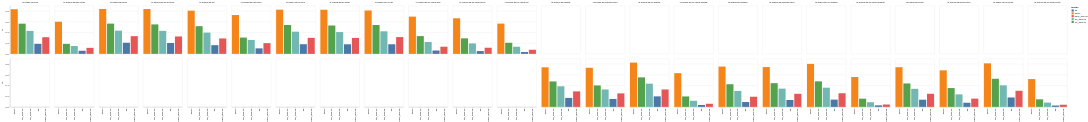

Notebook code cell kept with this figure:
### Code cell
alt.Chart(melt).mark_bar().encode(
    x=alt.X('metric:N', sort=model_order, title=None),
    y=alt.Y('value:Q', title=None),
    color=alt.Color('metric:N'),
    column=alt.Column('run_id:N', title=None),
    row=alt.Row('track:N', title=None),
    tooltip=['run_id:N','track:N','preprocessing:N', alt.Tooltip('value:Q', format='.4f')]
).properties(
    width=180,
    height=220
)

### Figure 1 — Vega-Lite specification as saved in the notebook (floating-point values rounded to 4 significant figures)
{"config": {"view": {"continuousWidth": 300, "continuousHeight": 300}}, "data": {"name": "data-92fb5e6e51b5ef8b154d1d12ca2a3bac"}, "mark": {"type": "bar"}, "encoding": {"color": {"field": "metric", "type": "nominal"}, "column": {"field": "run_id", "title": null, "type": "nominal"}, "row": {"field": "track", "title": null, "type": "nominal"}, "tooltip": [{"field": "run_id", "type": "nominal"}, {"field": "track", "type": "nominal"}, {"field": "preprocessing", "type": "nominal"}, {"field": "value", "format": ".4f", "type": "quantitative"}], "x": {"field": "metric", "sort": ["t1-exp01-bp-bce", "t1-exp02-bp-bce-rot10", "t1-exp03-bp-focal", "t1-exp04-bp-focal-rot10", "t1-exp05-bp-rat", "t1-exp06-bp-rat-rot10", "t3-exp09-bp-proto", "t3-exp10-bp-proto-rot10", "t3-exp05-bp-supmin", "t3-exp06-bp-supmin-rot10", "t3-exp01-bp-supstd", "t3-exp02-bp-supstd-rot10", "t1-exp07-bp-sc-bce", "t1-exp08-bp-sc-focal", "t1-exp09-bp-sc-rat", "t3-exp11-bp-sc-proto", "t3-exp07-bp-sc-supmin", "t3-exp03-bp-sc-supstd", "t1-exp10-bp-sc-norm-bce", "t1-exp11-bp-sc-norm-focal", "t1-exp12-bp-sc-norm-rat", "t3-exp12-bp-sc-norm-proto", "t3-exp08-bp-sc-norm-supmin", "t3-exp04-bp-sc-norm-supstd"], "title": null, "type": "nominal"}, "y": {"field": "value", "title": null, "type": "quantitative"}}, "height": 220, "width": 180, "$schema": "https://vega.github.io/schema/vega-lite/v6.1.0.json", "datasets": {"data-92fb5e6e51b5ef8b154d1d12ca2a3bac": [{"run_id": "t1-exp01-bp-bce", "track": "t1", "preprocessing": "bp", "metric": "auroc", "value": 0.8339}, {"run_id": "t1-exp02-bp-bce-rot10", "track": "t1", "preprocessing": "bp", "metric": "auroc", "value": 0.6002}, {"run_id": "t1-exp03-bp-focal", "track": "t1", "preprocessing": "bp", "metric": "auroc", "value": 0.8388}, {"run_id": "t1-exp04-bp-focal-rot10", "track": "t1", "preprocessing": "bp", "metric": "auroc", "value": 0.8371}, {"run_id": "t1-exp05-bp-rat", "track": "t1", "preprocessing": "bp", "metric": "auroc", "value": 0.8066}, {"run_id": "t1-exp06-bp-rat-rot10", "track": "t1", "preprocessing": "bp", "metric": "auroc", "value": 0.7255}, {"run_id": "t1-exp07-bp-sc-bce", "track": "t1", "preprocessing": "bp_sc", "metric": "auroc", "value": 0.8259}, {"run_id": "t1-exp08-bp-sc-focal", "track": "t1", "preprocessing": "bp_sc", "metric": "auroc", "value": 0.8241}, {"run_id": "t1-exp09-bp-sc-rat", "track": "t1", "preprocessing": "bp_sc", "metric": "auroc", "value": 0.8106}, {"run_id": "t1-exp10-bp-sc-norm-bce", "track": "t1", "preprocessing": "bp_sc_norm", "metric": "auroc", "value": 0.6962}, {"run_id": "t1-exp11-bp-sc-norm-focal", "track": "t1", "preprocessing": "bp_sc_norm", "metric": "auroc", "value": 0.6651}, {"run_id": "t1-exp12-bp-sc-norm-rat", "track": "t1", "preprocessing": "bp_sc_norm", "metric": "auroc", "value": 0.5654}, {"run_id": "t3-exp01-bp-supstd", "track": "t3", "preprocessing": "bp", "metric": "auroc", "value": 0.7394}, {"run_id": "t3-exp02-bp-supstd-rot10", "track": "t3", "preprocessing": "bp", "metric": "auroc", "value": 0.7306}, {"run_id": "t3-exp03-bp-sc-supstd", "track": "t3", "preprocessing": "bp_sc", "metric": "auroc", "value": 0.8271}, {"run_id": "t3-exp04-bp-sc-norm-supstd", "track": "t3", "preprocessing": "bp_sc_norm", "metric": "auroc", "value": 0.6293}, {"run_id": "t3-exp05-bp-supmin", "track": "t3", "preprocessing": "bp", "metric": "auroc", "value": 0.753}, {"run_id": "t3-exp06-bp-supmin-rot10", "track": "t3", "preprocessing": "bp", "metric": "auroc", "value": 0.7437}, {"run_id": "t3-exp07-bp-sc-supmin", "track": "t3", "preprocessing": "bp_sc", "metric": "auroc", "value": 0.8029}, {"run_id": "t3-exp08-bp-sc-norm-supmin", "track": "t3", "preprocessing": "bp_sc_norm", "metric": "auroc", "value": 0.5575}, {"run_id": "t3-exp09-bp-proto", "track": "t3", "preprocessing": "bp", "metric": "auroc", "value": 0.7409}, {"run_id": "t3-exp10-bp-proto-rot10", "track": "t3", "preprocessing": "bp", "metric": "auroc", "value": 0.6825}, {"run_id": "t3-exp11-bp-sc-proto", "track": "t3", "preprocessing": "bp_sc", "metric": "auroc", "value": 0.8129}, {"run_id": "t3-exp12-bp-sc-norm-proto", "track": "t3", "preprocessing": "bp_sc_norm", "metric": "auroc", "value": 0.5189}, {"run_id": "t1-exp01-bp-bce", "track": "t1", "preprocessing": "bp", "metric": "tpr_top0.10", "value": 0.5641}, {"run_id": "t1-exp02-bp-bce-rot10", "track": "t1", "preprocessing": "bp", "metric": "tpr_top0.10", "value": 0.187}, {"run_id": "t1-exp03-bp-focal", "track": "t1", "preprocessing": "bp", "metric": "tpr_top0.10", "value": 0.5653}, {"run_id": "t1-exp04-bp-focal-rot10", "track": "t1", "preprocessing": "bp", "metric": "tpr_top0.10", "value": 0.5506}, {"run_id": "t1-exp05-bp-rat", "track": "t1", "preprocessing": "bp", "metric": "tpr_top0.10", "value": 0.5175}, {"run_id": "t1-exp06-bp-rat-rot10", "track": "t1", "preprocessing": "bp", "metric": "tpr_top0.10", "value": 0.3047}, {"run_id": "t1-exp07-bp-sc-bce", "track": "t1", "preprocessing": "bp_sc", "metric": "tpr_top0.10", "value": 0.5395}, {"run_id": "t1-exp08-bp-sc-focal", "track": "t1", "preprocessing": "bp_sc", "metric": "tpr_top0.10", "value": 0.5297}, {"run_id": "t1-exp09-bp-sc-rat", "track": "t1", "preprocessing": "bp_sc", "metric": "tpr_top0.10", "value": 0.5395}, {"run_id": "t1-exp10-bp-sc-norm-bce", "track": "t1", "preprocessing": "bp_sc_norm", "metric": "tpr_top0.10", "value": 0.3323}, {"run_id": "t1-exp11-bp-sc-norm-focal", "track": "t1", "preprocessing": "bp_sc_norm", "metric": "tpr_top0.10", "value": 0.29}, {"run_id": "t1-exp12-bp-sc-norm-rat", "track": "t1", "preprocessing": "bp_sc_norm", "metric": "tpr_top0.10", "value": 0.2072}, {"run_id": "t3-exp01-bp-supstd", "track": "t3", "preprocessing": "bp", "metric": "tpr_top0.10", "value": 0.4752}, {"run_id": "t3-exp02-bp-supstd-rot10", "track": "t3", "preprocessing": "bp", "metric": "tpr_top0.10", "value": 0.4004}, {"run_id": "t3-exp03-bp-sc-supstd", "track": "t3", "preprocessing": "bp_sc", "metric": "tpr_top0.10", "value": 0.5512}, {"run_id": "t3-exp04-bp-sc-norm-supstd", "track": "t3", "preprocessing": "bp_sc_norm", "metric": "tpr_top0.10", "value": 0.1944}, {"run_id": "t3-exp05-bp-supmin", "track": "t3", "preprocessing": "bp", "metric": "tpr_top0.10", "value": 0.4231}, {"run_id": "t3-exp06-bp-supmin-rot10", "track": "t3", "preprocessing": "bp", "metric": "tpr_top0.10", "value": 0.4433}, {"run_id": "t3-exp07-bp-sc-supmin", "track": "t3", "preprocessing": "bp_sc", "metric": "tpr_top0.10", "value": 0.477}, {"run_id": "t3-exp08-bp-sc-norm-supmin", "track": "t3", "preprocessing": "bp_sc_norm", "metric": "tpr_top0.10", "value": 0.1533}, {"run_id": "t3-exp09-bp-proto", "track": "t3", "preprocessing": "bp", "metric": "tpr_top0.10", "value": 0.4378}, {"run_id": "t3-exp10-bp-proto-rot10", "track": "t3", "preprocessing": "bp", "metric": "tpr_top0.10", "value": 0.3513}, {"run_id": "t3-exp11-bp-sc-proto", "track": "t3", "preprocessing": "bp_sc", "metric": "tpr_top0.10", "value": 0.5248}, {"run_id": "t3-exp12-bp-sc-norm-proto", "track": "t3", "preprocessing": "bp_sc_norm", "metric": "tpr_top0.10", "value": 0.141}, {"run_id": "t1-exp01-bp-bce", "track": "t1", "preprocessing": "bp", "metric": "tpr_top0.05", "value": 0.4292}, {"run_id": "t1-exp02-bp-bce-rot10", "track": "t1", "preprocessing": "bp", "metric": "tpr_top0.05", "value": 0.1465}, {"run_id": "t1-exp03-bp-focal", "track": "t1", "preprocessing": "bp", "metric": "tpr_top0.05", "value": 0.4335}, {"run_id": "t1-exp04-bp-focal-rot10", "track": "t1", "preprocessing": "bp", "metric": "tpr_top0.05", "value": 0.4304}, {"run_id": "t1-exp05-bp-rat", "track": "t1", "preprocessing": "bp", "metric": "tpr_top0.05", "value": 0.3973}, {"run_id": "t1-exp06-bp-rat-rot10", "track": "t1", "preprocessing": "bp", "metric": "tpr_top0.05", "value": 0.26}, {"run_id": "t1-exp07-bp-sc-bce", "track": "t1", "preprocessing": "bp_sc", "metric": "tpr_top0.05", "value": 0.4151}, {"run_id": "t1-exp08-bp-sc-focal", "track": "t1", "preprocessing": "bp_sc", "metric": "tpr_top0.05", "value": 0.4071}, {"run_id": "t1-exp09-bp-sc-rat", "track": "t1", "preprocessing": "bp_sc", "metric": "tpr_top0.05", "value": 0.4218}, {"run_id": "t1-exp10-bp-sc-norm-bce", "track": "t1", "preprocessing": "bp_sc_norm", "metric": "tpr_top0.05", "value": 0.2213}, {"run_id": "t1-exp11-bp-sc-norm-focal", "track": "t1", "preprocessing": "bp_sc_norm", "metric": "tpr_top0.05", "value": 0.195}, {"run_id": "t1-exp12-bp-sc-norm-rat", "track": "t1", "preprocessing": "bp_sc_norm", "metric": "tpr_top0.05", "value": 0.1337}, {"run_id": "t3-exp01-bp-supstd", "track": "t3", "preprocessing": "bp", "metric": "tpr_top0.05", "value": 0.3844}, {"run_id": "t3-exp02-bp-supstd-rot10", "track": "t3", "preprocessing": "bp", "metric": "tpr_top0.05", "value": 0.325}, {"run_id": "t3-exp03-bp-sc-supstd", "track": "t3", "preprocessing": "bp_sc", "metric": "tpr_top0.05", "value": 0.4335}, {"run_id": "t3-exp04-bp-sc-norm-supstd", "track": "t3", "preprocessing": "bp_sc_norm", "metric": "tpr_top0.05", "value": 0.1134}, {"run_id": "t3-exp05-bp-supmin", "track": "t3", "preprocessing": "bp", "metric": "tpr_top0.05", "value": 0.298}, {"run_id": "t3-exp06-bp-supmin-rot10", "track": "t3", "preprocessing": "bp", "metric": "tpr_top0.05", "value": 0.3409}, {"run_id": "t3-exp07-bp-sc-supmin", "track": "t3", "preprocessing": "bp_sc", "metric": "tpr_top0.05", "value": 0.3587}, {"run_id": "t3-exp08-bp-sc-norm-supmin", "track": "t3", "preprocessing": "bp_sc_norm", "metric": "tpr_top0.05", "value": 0.08645}, {"run_id": "t3-exp09-bp-proto", "track": "t3", "preprocessing": "bp", "metric": "tpr_top0.05", "value": 0.3372}, {"run_id": "t3-exp10-bp-proto-rot10", "track": "t3", "preprocessing": "bp", "metric": "tpr_top0.05", "value": 0.2336}, {"run_id": "t3-exp11-bp-sc-proto", "track": "t3", "preprocessing": "bp_sc", "metric": "tpr_top0.05", "value": 0.4022}, {"run_id": "t3-exp12-bp-sc-norm-proto", "track": "t3", "preprocessing": "bp_sc_norm", "metric": "tpr_top0.05", "value": 0.07971}, {"run_id": "t1-exp01-bp-bce", "track": "t1", "preprocessing": "bp", "metric": "ap", "value": 0.1879}, {"run_id": "t1-exp02-bp-bce-rot10", "track": "t1", "preprocessing": "bp", "metric": "ap", "value": 0.05826}, {"run_id": "t1-exp03-bp-focal", "track": "t1", "preprocessing": "bp", "metric": "ap", "value": 0.208}, {"run_id": "t1-exp04-bp-focal-rot10", "track": "t1", "preprocessing": "bp", "metric": "ap", "value": 0.2033}, {"run_id": "t1-exp05-bp-rat", "track": "t1", "preprocessing": "bp", "metric": "ap", "value": 0.163}, {"run_id": "t1-exp06-bp-rat-rot10", "track": "t1", "preprocessing": "bp", "metric": "ap", "value": 0.1032}, {"run_id": "t1-exp07-bp-sc-bce", "track": "t1", "preprocessing": "bp_sc", "metric": "ap", "value": 0.1804}, {"run_id": "t1-exp08-bp-sc-focal", "track": "t1", "preprocessing": "bp_sc", "metric": "ap", "value": 0.1793}, {"run_id": "t1-exp09-bp-sc-rat", "track": "t1", "preprocessing": "bp_sc", "metric": "ap", "value": 0.1794}, {"run_id": "t1-exp10-bp-sc-norm-bce", "track": "t1", "preprocessing": "bp_sc_norm", "metric": "ap", "value": 0.06336}, {"run_id": "t1-exp11-bp-sc-norm-focal", "track": "t1", "preprocessing": "bp_sc_norm", "metric": "ap", "value": 0.05267}, {"run_id": "t1-exp12-bp-sc-norm-rat", "track": "t1", "preprocessing": "bp_sc_norm", "metric": "ap", "value": 0.03461}, {"run_id": "t3-exp01-bp-supstd", "track": "t3", "preprocessing": "bp", "metric": "ap", "value": 0.1678}, {"run_id": "t3-exp02-bp-supstd-rot10", "track": "t3", "preprocessing": "bp", "metric": "ap", "value": 0.1486}, {"run_id": "t3-exp03-bp-sc-supstd", "track": "t3", "preprocessing": "bp_sc", "metric": "ap", "value": 0.1962}, {"run_id": "t3-exp04-bp-sc-norm-supstd", "track": "t3", "preprocessing": "bp_sc_norm", "metric": "ap", "value": 0.03594}, {"run_id": "t3-exp05-bp-supmin", "track": "t3", "preprocessing": "bp", "metric": "ap", "value": 0.09039}, {"run_id": "t3-exp06-bp-supmin-rot10", "track": "t3", "preprocessing": "bp", "metric": "ap", "value": 0.1289}, {"run_id": "t3-exp07-bp-sc-supmin", "track": "t3", "preprocessing": "bp_sc", "metric": "ap", "value": 0.1355}, {"run_id": "t3-exp08-bp-sc-norm-supmin", "track": "t3", "preprocessing": "bp_sc_norm", "metric": "ap", "value": 0.02894}, {"run_id": "t3-exp09-bp-proto", "track": "t3", "preprocessing": "bp", "metric": "ap", "value": 0.1344}, {"run_id": "t3-exp10-bp-proto-rot10", "track": "t3", "preprocessing": "bp", "metric": "ap", "value": 0.07721}, {"run_id": "t3-exp11-bp-sc-proto", "track": "t3", "preprocessing": "bp_sc", "metric": "ap", "value": 0.1756}, {"run_id": "t3-exp12-bp-sc-norm-proto", "track": "t3", "preprocessing": "bp_sc_norm", "metric": "ap", "value": 0.02523}, {"run_id": "t1-exp01-bp-bce", "track": "t1", "preprocessing": "bp", "metric": "pauc_fpr0.05", "value": 0.3111}, {"run_id": "t1-exp02-bp-bce-rot10", "track": "t1", "preprocessing": "bp", "metric": "pauc_fpr0.05", "value": 0.1125}, {"run_id": "t1-exp03-bp-focal", "track": "t1", "preprocessing": "bp", "metric": "pauc_fpr0.05", "value": 0.331}, {"run_id": "t1-exp04-bp-focal-rot10", "track": "t1", "preprocessing": "bp", "metric": "pauc_fpr0.05", "value": 0.3253}, {"run_id": "t1-exp05-bp-rat", "track": "t1", "preprocessing": "bp", "metric": "pauc_fpr0.05", "value": 0.2883}, {"run_id": "t1-exp06-bp-rat-rot10", "track": "t1", "preprocessing": "bp", "metric": "pauc_fpr0.05", "value": 0.2006}, {"run_id": "t1-exp07-bp-sc-bce", "track": "t1", "preprocessing": "bp_sc", "metric": "pauc_fpr0.05", "value": 0.3001}, {"run_id": "t1-exp08-bp-sc-focal", "track": "t1", "preprocessing": "bp_sc", "metric": "pauc_fpr0.05", "value": 0.2984}, {"run_id": "t1-exp09-bp-sc-rat", "track": "t1", "preprocessing": "bp_sc", "metric": "pauc_fpr0.05", "value": 0.3136}, {"run_id": "t1-exp10-bp-sc-norm-bce", "track": "t1", "preprocessing": "bp_sc_norm", "metric": "pauc_fpr0.05", "value": 0.1337}, {"run_id": "t1-exp11-bp-sc-norm-focal", "track": "t1", "preprocessing": "bp_sc_norm", "metric": "pauc_fpr0.05", "value": 0.1146}, {"run_id": "t1-exp12-bp-sc-norm-rat", "track": "t1", "preprocessing": "bp_sc_norm", "metric": "pauc_fpr0.05", "value": 0.07694}, {"run_id": "t3-exp01-bp-supstd", "track": "t3", "preprocessing": "bp", "metric": "pauc_fpr0.05", "value": 0.2895}, {"run_id": "t3-exp02-bp-supstd-rot10", "track": "t3", "preprocessing": "bp", "metric": "pauc_fpr0.05", "value": 0.2519}, {"run_id": "t3-exp03-bp-sc-supstd", "track": "t3", "preprocessing": "bp_sc", "metric": "pauc_fpr0.05", "value": 0.3256}, {"run_id": "t3-exp04-bp-sc-norm-supstd", "track": "t3", "preprocessing": "bp_sc_norm", "metric": "pauc_fpr0.05", "value": 0.05816}, {"run_id": "t3-exp05-bp-supmin", "track": "t3", "preprocessing": "bp", "metric": "pauc_fpr0.05", "value": 0.189}, {"run_id": "t3-exp06-bp-supmin-rot10", "track": "t3", "preprocessing": "bp", "metric": "pauc_fpr0.05", "value": 0.2442}, {"run_id": "t3-exp07-bp-sc-supmin", "track": "t3", "preprocessing": "bp_sc", "metric": "pauc_fpr0.05", "value": 0.2543}, {"run_id": "t3-exp08-bp-sc-norm-supmin", "track": "t3", "preprocessing": "bp_sc_norm", "metric": "pauc_fpr0.05", "value": 0.04424}, {"run_id": "t3-exp09-bp-proto", "track": "t3", "preprocessing": "bp", "metric": "pauc_fpr0.05", "value": 0.2448}, {"run_id": "t3-exp10-bp-proto-rot10", "track": "t3", "preprocessing": "bp", "metric": "pauc_fpr0.05", "value": 0.1545}, {"run_id": "t3-exp11-bp-sc-proto", "track": "t3", "preprocessing": "bp_sc", "metric": "pauc_fpr0.05", "value": 0.3004}, {"run_id": "t3-exp12-bp-sc-norm-proto", "track": "t3", "preprocessing": "bp_sc_norm", "metric": "pauc_fpr0.05", "value": 0.04007}]}}
